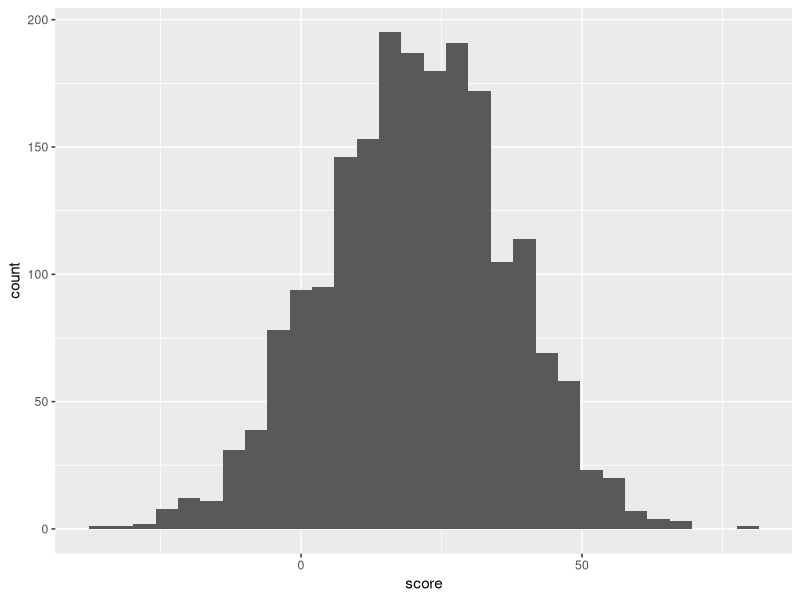
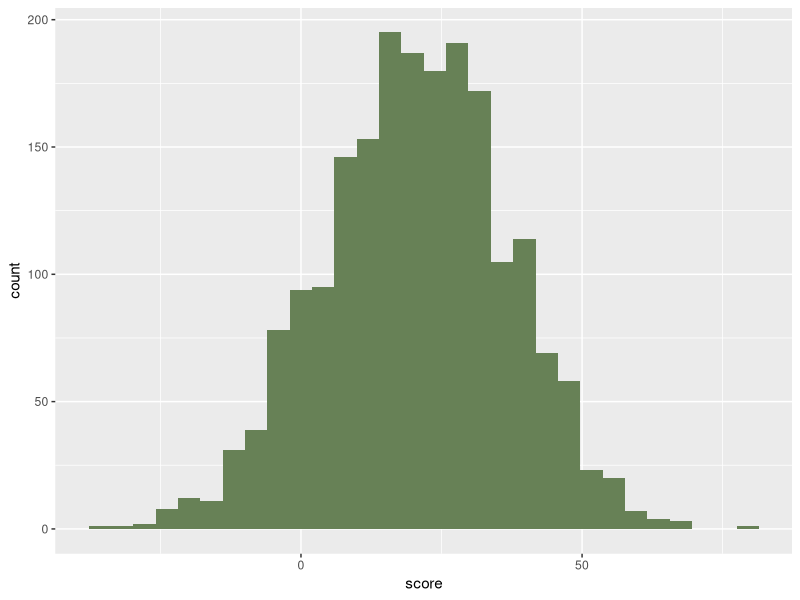
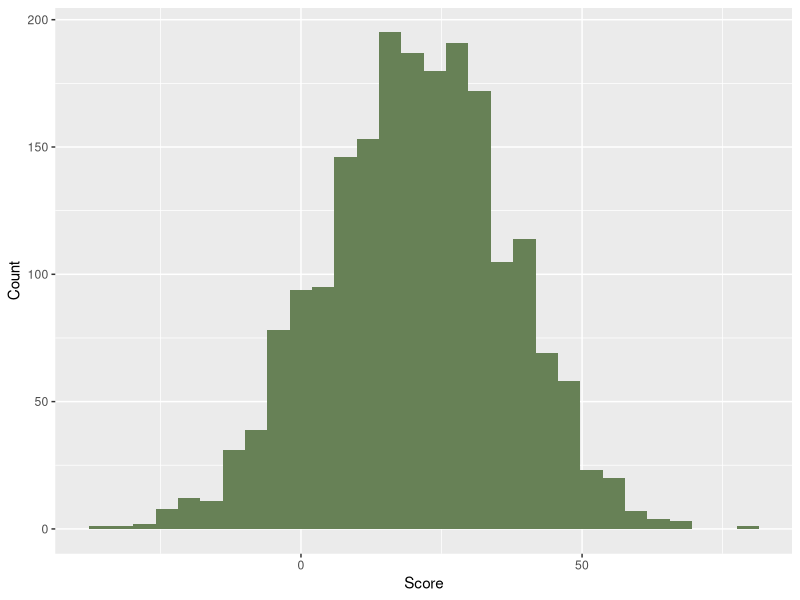
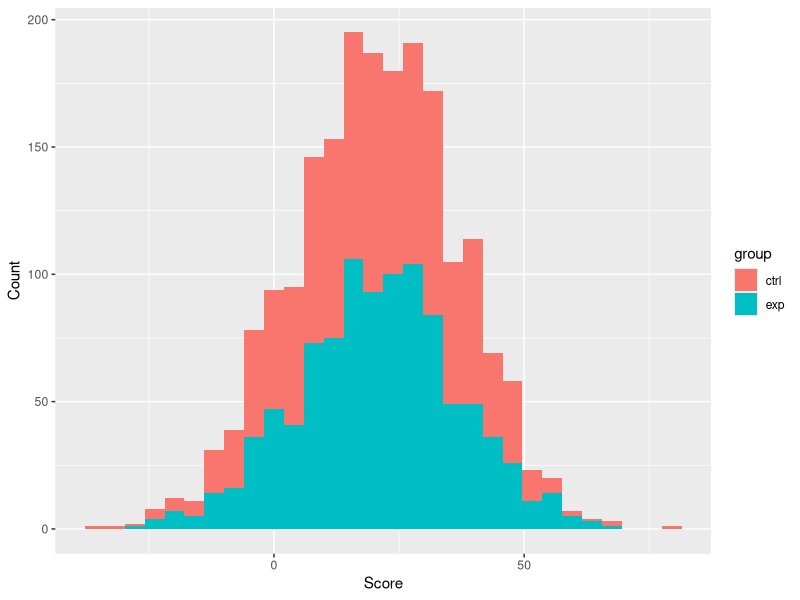
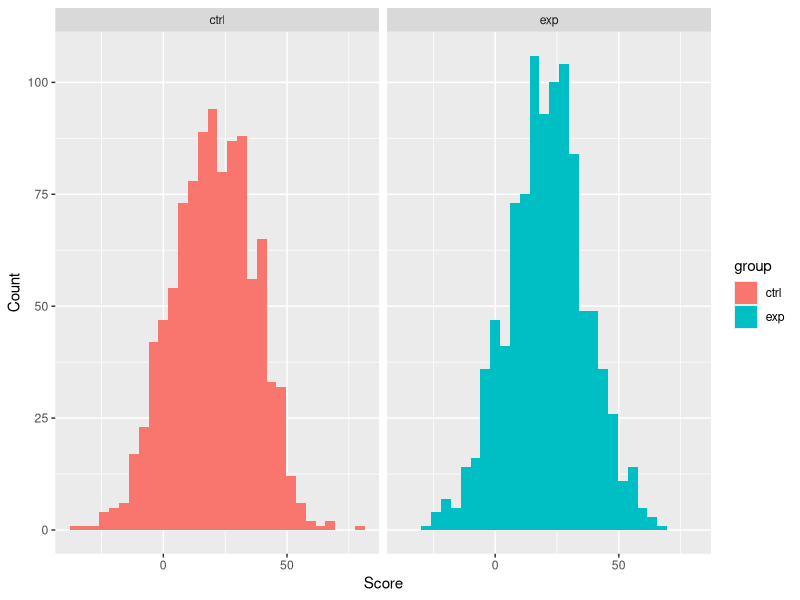

Source code (R) for these figures, in order:
## ---- chunk 1
cat("
<style>
:root {
--theme-col: 179, 142, 210;
}
</style>
")
## ---- chunk 2
knitr::opts_chunk$set(comment=NULL, collapse=T, strip.white=F, echo=T,
    message = F, warning = F, prompt = F, comment = NA, split = F)
knitr::knit_hooks$set(class = function(before, options, envir){
  if (before){
    paste0('<div class="', options$class, '">')
  } else {
    paste0('</div>')
  }
})
hook_inline = knitr::knit_hooks$get('inline')
knitr::knit_hooks$set(
  inline = function(x) {
    res = hook_inline(x)
    if (is.numeric(x)) prettyNum(format(x, scientific=FALSE), big.mark=',') else res
  })
## ---- chunk 3
tsk <- s_tsk <- 1 # Task counter

task <- function(x = tsk, headings = tasks_to_headings) {
  tsk <<- x + 1
  s_tsk <<- 1
  return(paste0("\\ \n\n", ifelse(headings, "### ", "**"), "Task ", x, ifelse(headings, "\n\n", ": ")))
}

subtask <- function(x = tsk - 1, y = s_tsk, headings = tasks_to_headings) {
  s_tsk <<- y + 1
  return(paste0("\\ \n\n", ifelse(headings, "#### ", "**"), "Task ", x, ".", y, ifelse(headings, "\n\n", ": ")))
}
## ---- chunk 4
knitr::opts_chunk$set(echo = TRUE)
library(ggplot2)
library(tidyverse)
library(kableExtra)
## ---- chunk 5
# Save the inbuilt dataset "ToothGrowth" as a tibble called "tooth_tib".
# See ?ToothGrowth for information about this dataset.
tooth_tib <- as_tibble(ToothGrowth)

tooth_sum <- tooth_tib %>% 
# Change the "dose" variable into a factor, with 0.5 as "low", 1 as "mid", and 2 as "high"
  mutate(dose = factor(dose, levels= c(.5, 1, 2), labels = c("low", "mid", "high"))) %>% 
# Keep only rows for which "dose" is mid or high
  filter(dose %in% c("mid", "high")) %>% 
# Keep only the "len" and "dose" variables
# Here, by removing "-supp"; works equally well as select(len, dose))
  select(-supp) %>% 
# Group the data by dose
  group_by(dose) %>% 
# Create a summary table giving the mean and standard deviation of "len"
# and number of cases in each group
  summarise(
    mean = mean(len),
    sd = sd(len),
    n = n()
  )

# Call your table see the results!
tooth_sum
## ---- chunk 6
# Challenge task: use kable() to create a nicely formatted table
# Capitalise columns and add the caption "Summary of Length for Mid and High Dose"
tooth_sum %>% 
  kable(caption = "Summary of Length for Mid and High Dose", col.names = c("Dose", "M", "SD", "N")) %>% 
  kable_styling()
## ---- chunk 7
random_tib <- tibble(
  group = factor(rep(c("ctrl", "exp"), each = 1000)),
  score = rnorm(
    n = 2000, # replace x with the maximum word limit for the lab report assessment
    mean = 20, # replace m with the percentage of your total module mark that comes from the weekly quizzes
    sd = 16 # replace s with the number of Research Participation credits you need to obtain via SONA
  )
)

random_hist <- ggplot(random_tib, aes(score)) +
  geom_histogram()

# Call the saved plot to view it
random_hist
## ---- chunk 8
# Set the fill hex colour to the last six digits of the University Counselling Service phone number
ggplot(random_tib, aes(score)) +
  geom_histogram(fill = "#678156")
# Change the X axis label to "Score" and the Y axis label to "Count"
ggplot(random_tib, aes(score)) +
  geom_histogram(fill = "#678156") +
  labs(x = "Score", y = "Count")
# Group by colour using the "group" variable
ggplot(random_tib, aes(score, fill = group)) +
  geom_histogram() +
  labs(x = "Score", y = "Count")
# Challenge: Create side-by-side histograms, one for group = ctrl and one for group = exp
ggplot(random_tib, aes(score, fill = group)) +
  geom_histogram() +
  labs(x = "Score", y = "Count") +
  facet_wrap(~group)
## ---- chunk 9
# With example numbers; yours will be different!
people <- 45
blueshirt <- 12
